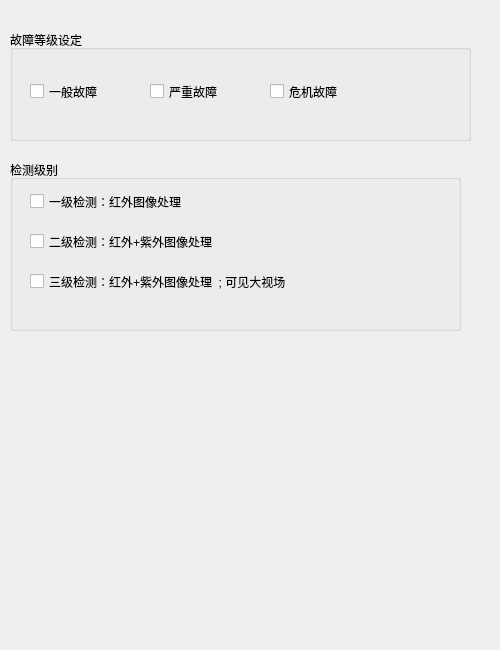
<?xml version="1.0" encoding="UTF-8"?>
<ui version="4.0">
 <class>s3_fire</class>
 <widget class="QDialog" name="s3_fire">
  <property name="geometry">
   <rect>
    <x>0</x>
    <y>0</y>
    <width>500</width>
    <height>650</height>
   </rect>
  </property>
  <property name="windowTitle">
   <string>Dialog</string>
  </property>
  <widget class="QGroupBox" name="groupBox">
   <property name="geometry">
    <rect>
     <x>10</x>
     <y>160</y>
     <width>451</width>
     <height>171</height>
    </rect>
   </property>
   <property name="title">
    <string>检测级别</string>
   </property>
   <widget class="QCheckBox" name="checkBox_4">
    <property name="geometry">
     <rect>
      <x>20</x>
      <y>30</y>
      <width>331</width>
      <height>23</height>
     </rect>
    </property>
    <property name="text">
     <string>一级检测：红外图像处理</string>
    </property>
   </widget>
   <widget class="QCheckBox" name="checkBox_5">
    <property name="geometry">
     <rect>
      <x>20</x>
      <y>70</y>
      <width>331</width>
      <height>23</height>
     </rect>
    </property>
    <property name="text">
     <string>二级检测：红外+紫外图像处理</string>
    </property>
   </widget>
   <widget class="QCheckBox" name="checkBox_6">
    <property name="geometry">
     <rect>
      <x>20</x>
      <y>110</y>
      <width>331</width>
      <height>23</height>
     </rect>
    </property>
    <property name="text">
     <string>三级检测：红外+紫外图像处理  ; 可见大视场</string>
    </property>
   </widget>
  </widget>
  <widget class="QGroupBox" name="groupBox_2">
   <property name="geometry">
    <rect>
     <x>10</x>
     <y>30</y>
     <width>461</width>
     <height>111</height>
    </rect>
   </property>
   <property name="title">
    <string>故障等级设定</string>
   </property>
   <widget class="QCheckBox" name="checkBox">
    <property name="geometry">
     <rect>
      <x>20</x>
      <y>50</y>
      <width>92</width>
      <height>23</height>
     </rect>
    </property>
    <property name="text">
     <string>一般故障</string>
    </property>
   </widget>
   <widget class="QCheckBox" name="checkBox_2">
    <property name="geometry">
     <rect>
      <x>140</x>
      <y>50</y>
      <width>92</width>
      <height>23</height>
     </rect>
    </property>
    <property name="text">
     <string>严重故障</string>
    </property>
   </widget>
   <widget class="QCheckBox" name="checkBox_3">
    <property name="geometry">
     <rect>
      <x>260</x>
      <y>50</y>
      <width>92</width>
      <height>23</height>
     </rect>
    </property>
    <property name="text">
     <string>危机故障</string>
    </property>
   </widget>
  </widget>
 </widget>
 <resources/>
 <connections/>
</ui>
